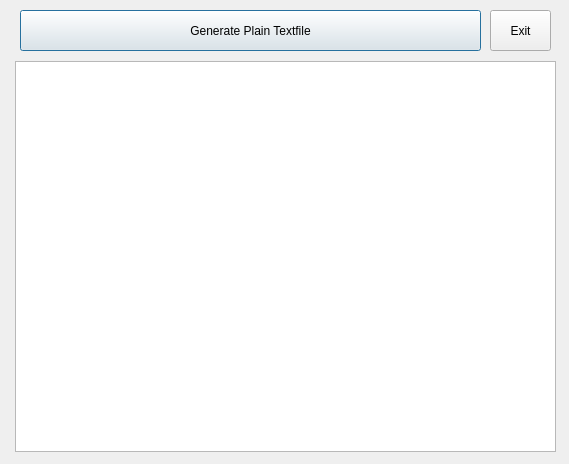
<?xml version="1.0" encoding="UTF-8"?>
<ui version="4.0">
 <class>PlainTextList</class>
 <widget class="QDialog" name="PlainTextList">
  <property name="geometry">
   <rect>
    <x>0</x>
    <y>0</y>
    <width>569</width>
    <height>464</height>
   </rect>
  </property>
  <property name="windowTitle">
   <string>Dialog</string>
  </property>
  <widget class="QTextBrowser" name="textBrowser_plaintext">
   <property name="geometry">
    <rect>
     <x>15</x>
     <y>61</y>
     <width>541</width>
     <height>391</height>
    </rect>
   </property>
  </widget>
  <widget class="QPushButton" name="pushButton_generate_plaintext">
   <property name="geometry">
    <rect>
     <x>20</x>
     <y>10</y>
     <width>461</width>
     <height>41</height>
    </rect>
   </property>
   <property name="text">
    <string>Generate Plain Textfile</string>
   </property>
  </widget>
  <widget class="QPushButton" name="pushButton_exit_plaintext">
   <property name="geometry">
    <rect>
     <x>490</x>
     <y>10</y>
     <width>61</width>
     <height>41</height>
    </rect>
   </property>
   <property name="text">
    <string>Exit</string>
   </property>
  </widget>
 </widget>
 <resources/>
 <connections/>
</ui>
